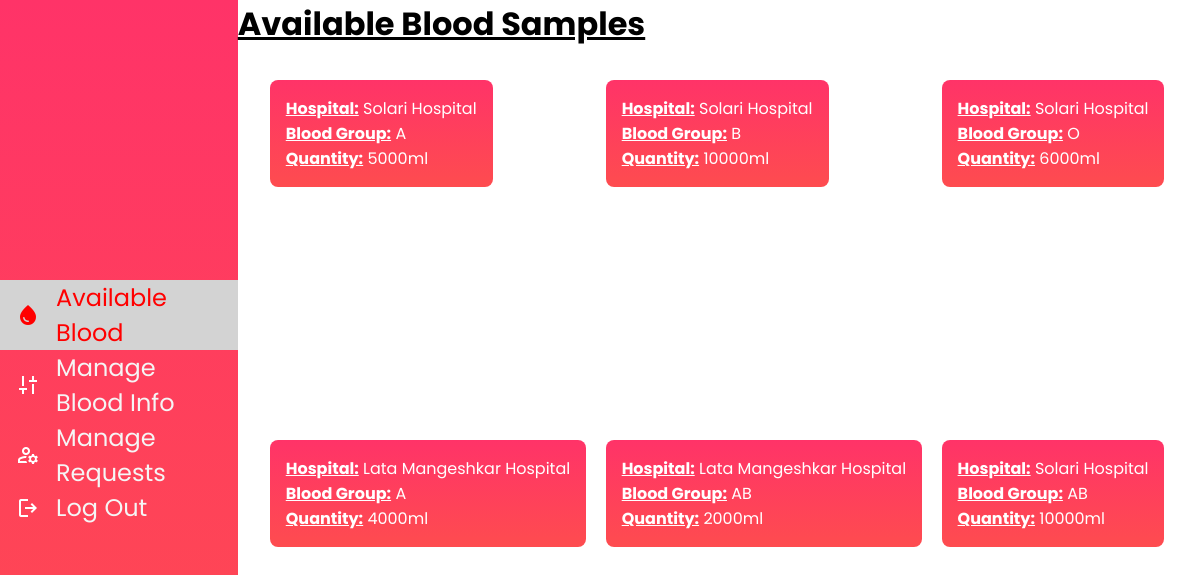
Page /dashboard.php on the committed database.
### tables this page shows
CREATE TABLE `blood_info` (
  `h_id` int(11) NOT NULL,
  `blood_group` varchar(50) NOT NULL,
  `quantity` int(11) NOT NULL
);

CREATE TABLE `hospital` (
  `h_id` int(11) NOT NULL,
  `name` varchar(255) NOT NULL,
  `address` varchar(255) NOT NULL,
  `password` varchar(50) NOT NULL
);

### dashboard.php (the view, shortened to what this page needs)
<?php
$server = "localhost";
$username = "root";
$password = "";
$db = "blood_bank";
$con = mysqli_connect($server, $username, $password, $db);
$sql = "SELECT name, blood_group, quantity FROM blood_info, hospital WHERE hospital.h_id = blood_info.h_id";
$result = mysqli_query($con, $sql);
$blood_samples = [];
if ($result && mysqli_num_rows($result) > 0) {
    while ($row = mysqli_fetch_assoc($result)) {
        $blood_samples[] = $row;
    }
}
?>
<!DOCTYPE html>
<html lang="en">
<head>
    <link rel="stylesheet" href="./styles/dashboard.css">
</head>
<body>
    <div class="dashboard">
        <div class="sidebar">
            <ul>
                <li class="active">
                    <span class="material-symbols-outlined active-icon">
                    </span>
                    <a href="#">Available Blood</a>
                </li>
                <li>
                    <span class="material-symbols-outlined">
                    </span>
                    <a href="manage.php">Manage Blood Info</a>
                </li>
                <li>
                    <span class="material-symbols-outlined">
                    </span>
                    <a href="request.php">Manage Requests</a>
                </li>
                <li>
                    <span class="material-symbols-outlined">
                    </span>
                    <a href="logout.php">Log Out</a>
                </li>
            </ul>
        </div>
        <div class="main-box">
        <h1>Available Blood Samples</h1>
        <div class="available">
        <?php
        if (!empty($blood_samples)) {
            foreach ($blood_samples as $sample) {
                echo '<div class="blood-card">';
                echo '<p><strong>Hospital:</strong> '.$sample['name'].'</p>';
                echo '<p><strong>Blood Group:</strong> '.$sample['blood_group'].'</p>';
                echo '<p><strong>Quantity:</strong> '.$sample['quantity'].'ml</p>';
                echo '</div>';
            }
        } else {
            echo '<p>No blood samples available.</p>';
        }
        ?>
        </div>
        </div>
    </div>
</body>
</html>

### styles/dashboard.css (style rules this page uses)
* { margin: 0; padding: 0; box-sizing: border-box; font-family: 'Poppins', sans-serif; }
a { text-decoration: none; }
.material-symbols-outlined { font-variation-settings: 'FILL' 0, 'wght' 400, 'GRAD' 0, 'opsz' 24 }
.dashboard { height: 100vh; width: 100vw; display: flex; }
.sidebar { width: fit-content; padding: 0; background-image: linear-gradient(#ff3368, #fe4c4f); display: flex; justify-content: center; align-items: center; }
.sidebar ul li a { color: whitesmoke; font-size: 1.5rem; }
.sidebar ul li span { color: white; margin-right: 1rem; }
.sidebar ul { display: flex; flex-direction: column; align-items: center; justify-content: space-between; list-style: none; height: 30%; }
.sidebar ul li { width: 100%; padding: 0 1rem; display: flex; justify-content: left; align-items: center; transition: all 0.3s ease; }
.sidebar ul li:hover a, span { color: red; }
.active { background-color: rgb(211, 211, 211); }
.active a { color: red !important; }
.active span { color: red !important; font-variation-settings: 'FILL' 1; }
.blood-card { width: fit-content; height: fit-content; padding: 1rem; border-radius: 0.5rem; background-image: linear-gradient(#ff3368, #fe4c4f); }
.blood-card * { color: rgb(255, 255, 255); }
.blood-card p strong { text-decoration: underline; }
.main-box { display: flex; flex-direction: column; width: 100%; }
.main-box h1 { text-decoration: underline; }
.available { width: 100%; height: 100vh; overflow-y: scroll; padding: 2rem; display: grid; grid-template-columns: repeat(3, auto); row-gap: 2rem; column-gap: 1rem; }

### rows in the picture
blood_info: h.name "Solari Hospital", blood_group "A", quantity "5000"
blood_info: h.name "Solari Hospital", blood_group "B", quantity "10000"
blood_info: h.name "Solari Hospital", blood_group "O", quantity "6000"
blood_info: h.name "Lata Mangeshkar Hospital", blood_group "A", quantity "4000"
blood_info: h.name "Lata Mangeshkar Hospital", blood_group "AB", quantity "2000"
blood_info: h.name "Solari Hospital", blood_group "AB", quantity "10000"
